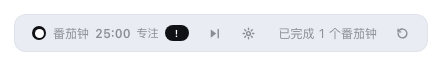
#> input picture docs/dock.png, 435 x 66 px
$ python -i render-preview.py   (imports and definitions only)
#> lines starting #> are read from the running program, lines starting #| are printed output that depends on the picture
#> further down, picture is the input picture: PIL image 435x66 RGB; mean R, G, B 237.3, 238.9, 242.1
#!/usr/bin/env python3
"""Render the README preview GIF from the plugin's real source.

Nothing here is hand-drawn. The page loads this repository's client.js,
executes its real factory with a tiny React/DOM shim, and renders the real
PomodoroDock, PomodoroBox and CollectionGrid components with the real CSS,
real locale strings, real SVG icons and the real Harness theme tokens
extracted from app.asar (body[data-ds-light-theme]).

The GIF is a three-shot cut, all from those components:

  1. the composer dock counting down (real ring progress + clock),
  2. two blind boxes opening, epic then legendary, with the shipped
     shake / lid / item / spark keyframes frozen frame by frame,
  3. the real collection gallery lighting up the two items just found.

Only presentation-layer wrappers are added (canvas size, a container for
the gallery, scale/position); no component CSS or product code is changed.

Usage: python3 tools/render-preview.py [--out docs/preview.gif]
Requires: macOS + Microsoft Edge + Pillow (pip install Pillow).
"""
from __future__ import annotations

import argparse
import concurrent.futures
import os
import pathlib
import subprocess
import sys
import tempfile
import threading

ROOT = pathlib.Path(__file__).resolve().parent.parent
BUILD = ROOT / "build" / "preview-frames"
EDGE = "/Applications/Microsoft Edge.app/Contents/MacOS/Microsoft Edge"
WIDTH, HEIGHT = 680, 560

# Static palette + both alias tables, copied verbatim from the host app.asar.
THEME_CSS = """
:root{
  --dsw-static-neutral-bluish-00:#fff;
  --dsw-static-neutral-bluish-50:#f9fafb;
  --dsw-static-neutral-bluish-150:#e9ecf2;
  --dsw-static-neutral-bluish-300:#cfd3d6;
  --dsw-static-neutral-bluish-700:#61666b;
  --dsw-static-neutral-bluish-850:#2c2c2e;
  --dsw-static-neutral-bluish-875:#232324;
  --dsw-static-neutral-bluish-950:#151517;
  --dsw-static-neutral-bluish-1000:#0f1115;
  --dsw-static-green-500:#22c55e;
}
body[data-ds-light-theme]{
  --dsw-alias-bg-base:var(--dsw-static-neutral-bluish-00);
  --dsw-alias-bg-overlay:var(--dsw-static-neutral-bluish-150);
  --dsw-alias-bg-layer-1:var(--dsw-static-neutral-bluish-00);
  --dsw-alias-bg-layer-2:var(--dsw-static-neutral-bluish-00);
  --dsw-alias-label-primary:var(--dsw-static-neutral-bluish-1000);
  --dsw-alias-label-secondary:var(--dsw-static-neutral-bluish-700);
  --dsw-alias-border-l1:#0000000a;
  --dsw-alias-border-l2:#0000001a;
  --dsw-alias-brand-primary:var(--dsw-static-neutral-bluish-1000);
  --dsw-alias-state-success-primary:var(--dsw-static-green-500);
}
body[data-ds-dark-theme]{
  --dsw-alias-bg-base:var(--dsw-static-neutral-bluish-950);
  --dsw-alias-bg-overlay:var(--dsw-static-neutral-bluish-700);
  --dsw-alias-bg-layer-1:var(--dsw-static-neutral-bluish-875);
  --dsw-alias-bg-layer-2:var(--dsw-static-neutral-bluish-850);
  --dsw-alias-label-primary:var(--dsw-static-neutral-bluish-50);
  --dsw-alias-label-secondary:var(--dsw-static-neutral-bluish-300);
  --dsw-alias-border-l1:#ffffff0f;
  --dsw-alias-border-l2:#ffffff1f;
  --dsw-alias-brand-primary:var(--dsw-static-neutral-bluish-50);
  --dsw-alias-state-success-primary:var(--dsw-static-green-500);
}
html,body{margin:0;padding:0;height:100%;overflow:hidden;}
body{
  background:var(--dsw-alias-bg-base);
  color:var(--dsw-alias-label-primary);
  font-family:-apple-system,BlinkMacSystemFont,"PingFang SC","Microsoft YaHei","Segoe UI",sans-serif;
  -webkit-font-smoothing:antialiased;
}
/* Presentation wrappers only: the plugin components inside are untouched. */
#dockHost{position:absolute;left:0;right:0;bottom:30px;display:flex;justify-content:center;z-index:1;}
#dockHost .dshPomo_dock{
  background:var(--dsw-alias-bg-overlay);
  border:1px solid var(--dsw-alias-border-l1);
  border-radius:12px;padding:5px 9px;
  box-shadow:0 10px 30px rgba(0,0,0,.16);
}
body.scene-dock #dockHost{top:50%;bottom:auto;transform:translateY(-50%) scale(1.55);}
body.scene-box #dockHost{z-index:90;opacity:.6;}
#galleryHost{display:none;}
body.scene-gallery #galleryHost{
  display:block;position:absolute;left:50%;top:44%;transform:translate(-50%,-50%);
  width:380px;box-sizing:border-box;padding:14px 16px;border-radius:16px;
  background:var(--dsw-alias-bg-overlay);
  border:1px solid var(--dsw-alias-border-l1);
  box-shadow:0 20px 60px rgba(0,0,0,.20);
}
body.scene-gallery #dockHost{bottom:26px;}
body.scene-dockshot #dockHost{bottom:26px;}
"""

MOCK_JS = r"""
(function () {
  const SVGNS = 'http://www.w3.org/2000/svg';
  const SVG_TAGS = new Set(['svg','circle','path','rect','line','g','defs','linearGradient','stop','ellipse','polygon','polyline']);
  const SVG_ATTRS = { viewBox:'viewBox', preserveAspectRatio:'preserveAspectRatio', gradientUnits:'gradientUnits' };

  function flat(list) {
    const out = [];
    for (const item of list) {
      if (Array.isArray(item)) out.push.apply(out, flat(item));
      else out.push(item);
    }
    return out;
  }

  window.__hookIndex = 0;
  window.__stateOverrides = [];

  const ReactMock = {
    createElement(type, props) {
      const kids = flat(Array.prototype.slice.call(arguments, 2));
      if (typeof type === 'function') {
        return type(Object.assign({}, props || {}, { children: kids }));
      }
      return { type: type, props: props || {}, children: kids };
    },
    useState(initial) {
      const i = window.__hookIndex++;
      const o = window.__stateOverrides;
      return [i < o.length && o[i] !== undefined ? o[i] : initial, function () {}];
    },
    useRef(initial) { return { current: initial }; },
    useEffect() { return undefined; },
  };

  window.__ModuleLoader__ = { load(spec) { window.__dshSpec = spec; } };
  window.__dshRequire = function (name) {
    if (name === 'react') return ReactMock;
    return {};
  };

  function build(v, parent, inSvg) {
    if (v === null || v === undefined || typeof v === 'boolean') return;
    if (Array.isArray(v)) { v.forEach(function (x) { build(x, parent, inSvg); }); return; }
    if (typeof v === 'string' || typeof v === 'number') {
      parent.appendChild(document.createTextNode(String(v)));
      return;
    }
    const tag = v.type;
    const svg = inSvg || SVG_TAGS.has(tag);
    const el = svg ? document.createElementNS(SVGNS, tag) : document.createElement(tag);
    const p = v.props || {};
    Object.keys(p).forEach(function (key) {
      const value = p[key];
      if (value === null || value === undefined || value === false) return;
      if (key === 'children' || key === 'key' || key === 'ref') return;
      if (typeof value === 'function' || key.slice(0, 2) === 'on') return;
      if (key === 'className') { el.setAttribute('class', value); return; }
      if (key === 'style') {
        if (typeof value === 'string') el.setAttribute('style', value);
        else Object.keys(value).forEach(function (sk) {
          if (sk.slice(0, 2) === '--') el.style.setProperty(sk, String(value[sk]));
          else el.style[sk] = String(value[sk]);
        });
        return;
      }
      let attr = SVG_ATTRS[key] || key;
      if (!SVG_ATTRS[key] && key.slice(0, 5) !== 'aria-' && key.slice(0, 5) !== 'data-') {
        attr = key.replace(/[A-Z]/g, function (m) { return '-' + m.toLowerCase(); });
      }
      el.setAttribute(attr, value === true ? 'true' : String(value));
    });
    v.children.forEach(function (child) { build(child, el, svg); });
    parent.appendChild(el);
  }

  // Pull a real sub-tree out of the real component tree (no re-creation).
  function findClass(v, name) {
    if (v === null || v === undefined || typeof v !== 'object') return null;
    if (Array.isArray(v)) {
      for (const item of v) { const hit = findClass(item, name); if (hit) return hit; }
      return null;
    }
    if (!v.props) return null;
    if (String(v.props.className || '').split(' ').indexOf(name) >= 0) return v;
    for (const child of v.children || []) {
      const hit = findClass(child, name);
      if (hit) return hit;
    }
    return null;
  }

  window.__dshRender = function (opts) {
    const plugin = window.__dshSpec.factory(window.__dshRequire);
    const captured = {};
    const ctx = {
      effect() {},
      locale: { register() {} },
      slots: {
        inject(name, fn) { captured[name] = fn(); },
        register(config, component) { return { config: config, component: component }; },
      },
    };
    plugin.apply(ctx);
    const Dock = captured['conversation.composer.dock'].component;
    const Box = captured['shell.overlay'].component;

    const ZH = window.__dshLocale;
    function t(key, vars) {
      let s = ZH[key] === undefined ? key : ZH[key];
      if (vars) Object.keys(vars).forEach(function (k) {
        s = s.split('{' + k + '}').join(String(vars[k]));
      });
      return s;
    }
    const noop = function () {};
    const settings = { focus:25, shortBreak:5, longBreak:15, focusMs:1500000, shortBreakMs:300000, longBreakMs:900000 };

    function snapshot(withPending) {
      return {
        phase: 'focus', status: opts.running ? 'running' : 'idle', hidden: false,
        remaining: opts.remaining, settings: settings,
        stats: { total: opts.total, boxes: opts.boxes, owned: opts.owned },
        pending: withPending ? {
          id: opts.boxes, itemId: opts.item, tier: opts.tier,
          newItem: true, openedAt: 0,
        } : null,
      };
    }
    function dockProps(snap) {
      return {
        t: t, usePomodoro: function (selector) { return selector(snap); },
        togglePomodoro: noop, pausePomodoro: noop, resumePomodoro: noop,
        skipPomodoro: noop, resetPomodoro: noop, setDuration: noop,
        showPomodoro: noop, hidePomodoro: noop,
      };
    }

    const dockHost = document.getElementById('dockHost');
    if (opts.scene === 'gallery') {
      // Open the real settings panel, then place its real gallery sub-tree.
      window.__hookIndex = 0;
      window.__stateOverrides = [true, opts.selected || null];
      const panelTree = Dock(dockProps(snapshot(false)));
      build(findClass(panelTree, 'dshPomo_gallery'), document.getElementById('galleryHost'), false);
      window.__hookIndex = 0;
      window.__stateOverrides = [false, null];
      build(Dock(dockProps(snapshot(false))), dockHost, false);
    } else {
      window.__hookIndex = 0;
      window.__stateOverrides = [false, null];
      // While a box is open, the real dock shows its pending "!" badge.
      build(Dock(dockProps(snapshot(opts.scene === 'box'))), dockHost, false);
    }

    if (opts.scene === 'box') {
      window.__hookIndex = 0;
      window.__stateOverrides = [];
      const boxSnap = snapshot(true);
      build(Box({
        t: t,
        usePomodoro: function (selector) { return selector(boxSnap); },
        devRevealed: opts.t >= 680,
        takePomodoro: noop, hidePomodoro: noop,
      }), document.body, false);

      // Freeze every shipped animation at the requested time. Scrim / card /
      // halo / burst / shake start when the card mounts; lid / vanish / item
      // / sparks start at the 680ms stage switch, as in the real component.
      document.body.offsetHeight;
      const globalNames = ['dshPomoFade', 'dshPomoCard', 'dshPomoHalo',
                           'dshPomoBurst', 'dshPomoShake'];
      const local = opts.t >= 680 ? opts.t - 680 : opts.t;
      document.getAnimations().forEach(function (anim) {
        anim.pause();
        const name = anim.animationName || '';
        anim.currentTime = Math.max(0, globalNames.indexOf(name) >= 0 ? opts.t : local);
      });
    }
    document.documentElement.setAttribute('data-ready', '1');
  };
})();
"""

FRAME_TEMPLATE = """<!doctype html>
<html lang="zh-CN"><head><meta charset="utf-8">
<title>dsh-pomodoro-box real preview</title>
<style>__THEME__</style>
<script>window.__dshLocale = __LOCALE__;</script>
<script>__MOCK__</script>
<script>__CLIENT__</script>
</head><body><div id="galleryHost"></div><div id="dockHost"></div>
<script>
(function () {
  const p = new URLSearchParams(location.hash.slice(1));
  const opts = {
    scene: p.get('scene') || 'box',
    theme: p.get('theme') || 'light',
    t: Number(p.get('t') || 0),
    item: p.get('item') || 'star',
    tier: p.get('tier') || 'legendary',
    owned: (p.get('owned') || '').split(',').filter(Boolean),
    selected: p.get('selected') || null,
    remaining: Number(p.get('remaining') || 1500000),
    boxes: Number(p.get('boxes') || 1),
    total: Number(p.get('total') || 1),
    running: p.get('running') === '1',
  };
  document.body.className = 'scene-' + opts.scene;
  document.body.setAttribute(opts.theme === 'light' ? 'data-ds-light-theme' : 'data-ds-dark-theme', '');
  try {
    window.__dshRender(opts);
  } catch (error) {
    const pre = document.createElement('pre');
    pre.style.cssText = 'color:#ff8080;font:12px monospace;white-space:pre-wrap;padding:8px;position:absolute;z-index:999';
    pre.textContent = (error && error.stack) || String(error);
    document.body.appendChild(pre);
  }
})();
</script>
</body></html>
"""


# [37 lines left out: functions build_html, shoot, not called in this run]


def crop_to_content(im, background=(255, 255, 255), padding=14):
#> called with background = (255, 255, 255), padding = 14
    from PIL import Image, ImageChops
    bg = Image.new("RGB", im.size, background)
#> bg: PIL image 435x66 RGB; every value is 255
    diff = ImageChops.difference(im, bg).convert("L")
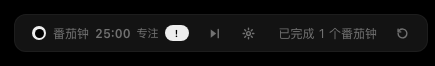
#> diff: PIL image 435x66 L; min 0, max 238, mean 16.1
    box = diff.point(lambda p: 255 if p > 6 else 0).getbbox()
#> box = (14, 14, 428, 52)
    if box is None:
        return im
    return im.crop((max(0, box[0] - padding), max(0, box[1] - padding),
                    min(im.width, box[2] + padding), min(im.height, box[3] + padding)))


def q(**kwargs) -> str:
    return "&".join("%s=%s" % (key, value) for key, value in kwargs.items())


# [100 lines left out: functions make_shots, main, not called in this run]


# [2 lines not run here, left out]

>>> from PIL import Image
>>> picture = Image.open('../docs/dock.png')
>>> result = crop_to_content(picture)
